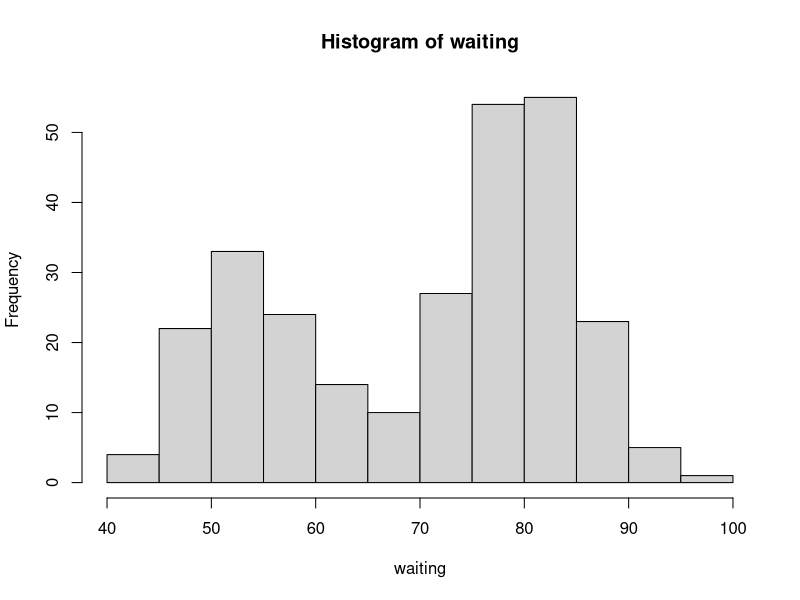
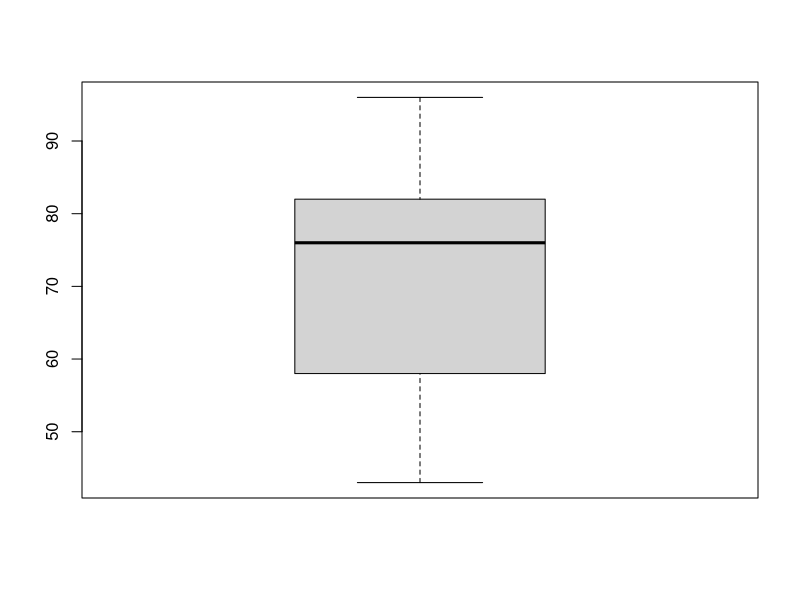
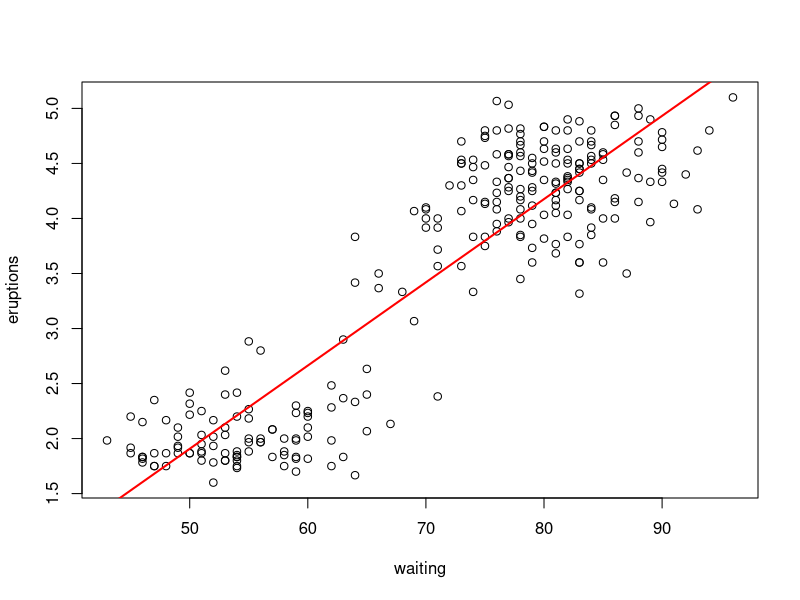
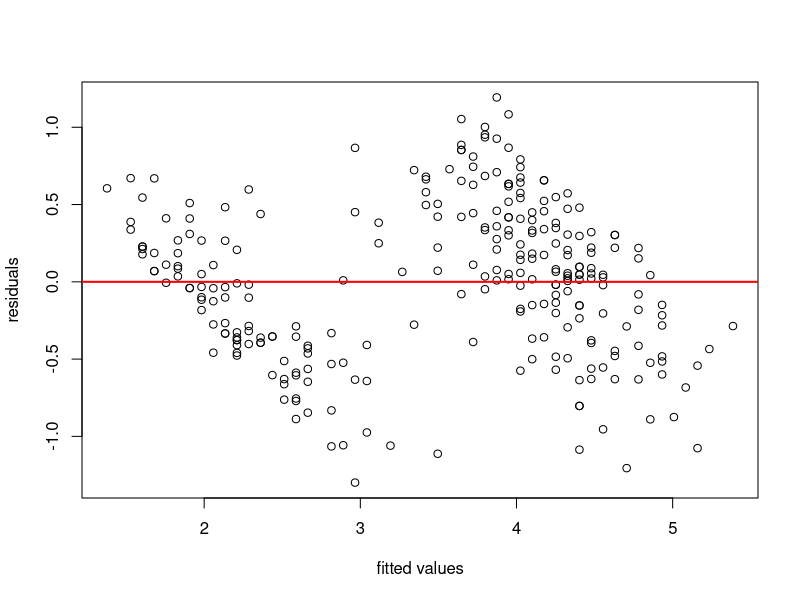
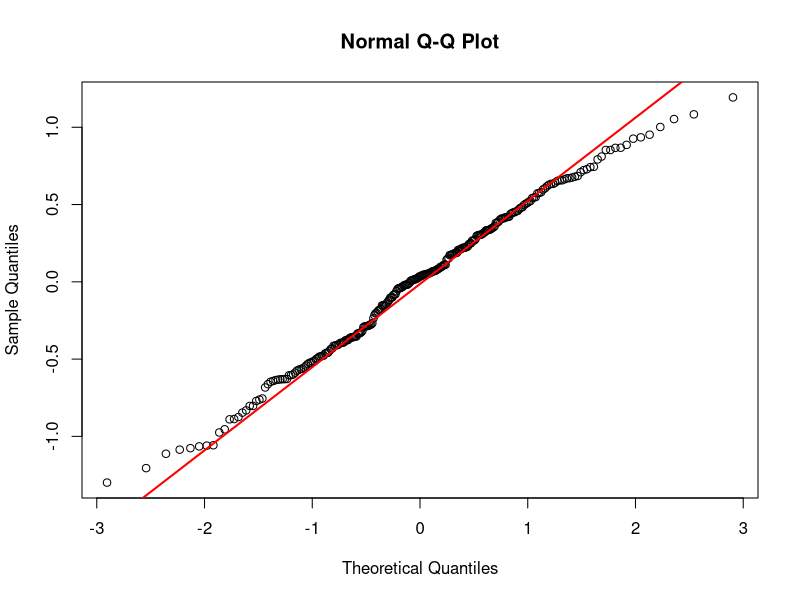
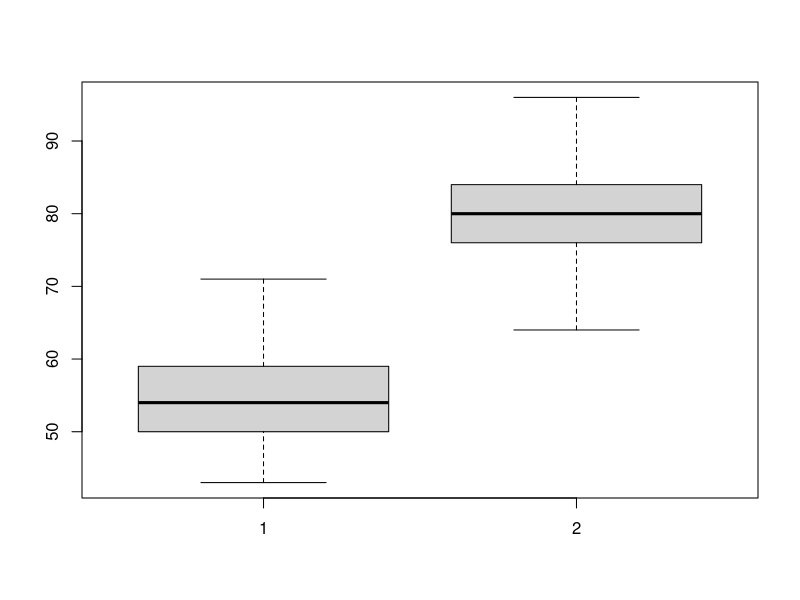

Write R code to recreate these figures, in order.
data(faithful);    ### download the Old-faithful data set from R
attach(faithful);  ### to make columns available by name 
                   ### (no need to name them differently,
hist(waiting);
boxplot(waiting);
plot(eruptions ~ waiting);
   ## Scatterplot:  x-axis - waiting
mod.faithful <- lm(eruptions ~ waiting)   ## Simple linear regression 
summary(mod.faithful) ## summary of the model fit
abline(mod.faithful,col="red",lwd=2)  ## add the regression line to the scatterplot
#mod.faithful$residuals        ## to see the residuals
#mod.faithful$fitted.values    ## to see the fitted values
plot(mod.faithful$fitted.values, mod.faithful$residuals,
     xlab="fitted values",ylab="residuals")  ## residuals vs fitted values
abline(h=0,col="red",lwd=2)           ## to add the horizontal line
qqnorm(mod.faithful$residuals)   ## QQ plot of the residuals
qqline(mod.faithful$residuals,col="red",lwd=2)   

waiting.less3 <- subset(faithful$waiting, faithful$eruptions <3)
waiting.greater3 <- subset(faithful$waiting, faithful$eruptions >=3)
boxplot(waiting.less3,waiting.greater3)
### to compare mean wating time between two groups, we can use t-test:
t.test(waiting.less3,waiting.greater3)  
## The comparison can also be conducted using a linear regression model.
## In order to do this, we need to add an indicator variable 
## which is equal to 0 for one group 
## and to 1 for the other:
time <- c(rep(0,length(waiting.less3)),rep(1,length(waiting.greater3))) 
## We also create a new data set with two columns:
wait <- c(waiting.less3,waiting.greater3)
## Fit the regression model (response = waiting time, predictor = group)
mod.wait <- lm(wait~time)
## F-test to see whether there is a difference between two group means:
anova(mod.wait)  
summary(mod.wait) 



data(faithful)   ### download the old-faithful data set from R
faithful.less3 <- subset(faithful, faithful$eruptions <3)
mod <- lm(eruptions ~ waiting, data=faithful.less3)
y.fitted <- mod$fitted.values;
y.residuals <- mod$residuals;
my.seed <- 1234;
Nsim <- 100;
wait.estim <- matrix(0, nrow = Nsim,ncol=2); ## we will collect the estimates in this matrix
for(i in 1:Nsim)
{
   set.seed(my.seed+i);
   new.residuals <- sample(y.residuals, length(y.residuals),replace=TRUE);
   y.new <- y.fitted + new.residuals;
   mod.new <- lm(y.new ~ faithful.less3$waiting);
   wait.estim[i,] <- summary(mod.new)$coef[,1];
}
 
t.test(wait.estim[,1])  ## to obtain a bootstrap estimate and conf.int. for the intercept
t.test(wait.estim[,2])  ## to obtain a bootstrap estinmate and conf.int. for the slope
